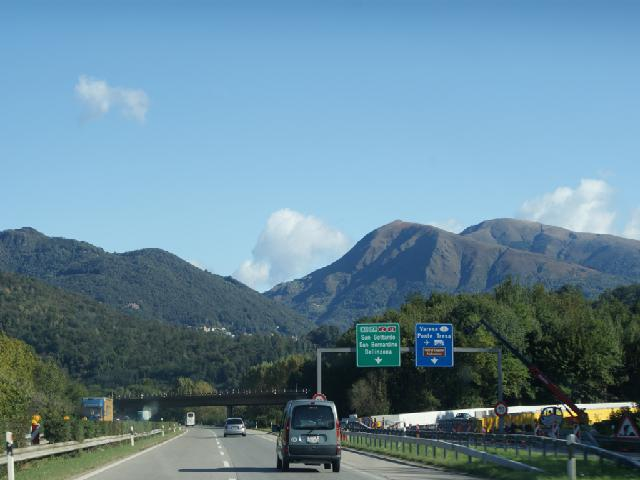
#> input picture image/test.jpg, 640 x 480 px, found by its file name; its folder holds only this picture in this run
$ python generate_train_data.py
#> lines starting #> are read from the running program, lines starting #| are printed output that depends on the picture
import cv2
import os
import numpy as np


def generate_positive_set(img, points, img_f):

    h, w, _ = img.shape

    samples = points[::int(np.ceil(len(points)/343.0))]
    nums = len(samples)

    for i, s in enumerate(samples):

        area = np.zeros((16, 16, 3), np.uint8)

        left_x = s[0] - 7 if s[0] - 7 >=0 else 0
        left_y = s[1] - 7 if s[1] - 7 >=0 else 0
        right_x = s[0] + 8 if s[0] + 8 < h else h-1
        right_y = s[1] + 8 if s[1] + 8 < w else w-1

        crop = img[left_x:right_x+1, left_y:right_y+1]

        area[7-(s[0]-left_x):7+(right_x-s[0])+1, 7-(s[1]-left_y):7+(right_y-s[1])+1] = crop

        # print(area.shape)
        # cv2.imshow("image", area)
        # cv2.waitKey(0)

        cv2.imwrite(os.path.join("./data", "train", "positive", os.path.splitext(img_f)[0]+"_"+str(i)+".png"), area)

    return nums


def generate_negitive_set(img, mask, img_f, num):

    h, w, _ = img.shape

    for i in range(num):

        cen_x = np.random.randint(0, h)
        cen_y = np.random.randint(0, w)

        while mask[cen_x, cen_y] == 255:
            cen_x = np.random.randint(0, h)
            cen_y = np.random.randint(0, w)

        area = np.zeros((16, 16, 3), np.uint8)

        left_x = cen_x - 7 if cen_x - 7 >= 0 else 0
        left_y = cen_y - 7 if cen_y - 7 >= 0 else 0
        right_x = cen_x + 8 if cen_x + 8 < h else h - 1
        right_y = cen_y + 8 if cen_y + 8 < w else w - 1

        crop = img[left_x:right_x + 1, left_y:right_y + 1]

        area[7 - (cen_x - left_x): 7 + (right_x - cen_x)+1, 7 - (cen_y - left_y):7 + (right_y - cen_y)+1] = crop

        cv2.imwrite(os.path.join("./data", "train", "negitive", os.path.splitext(img_f)[0] + "_" + str(i) + ".png"),
                    area)


def mask_to_skyline(mask):
    h, w = mask.shape
    points = []

    for i in range(w):  # 按列扫描
        for j in range(h):
            if mask[j][i] == 255:
                points.append([j, i])  # (高, 宽)

    print(len(points))

    return points


if __name__ == '__main__':

    data_path = "./data/"

    img_files = os.listdir(os.path.join(data_path, "image"))

    for i, img_f in enumerate(img_files):
        print(i, img_f)

        img = cv2.imread(os.path.join(data_path, "image", img_f))
#> img is the input picture: shape (480, 640, 3); mean B, G, R 152.7, 135.6, 102.3
        mask = cv2.imread(os.path.join(data_path, "label", img_f.replace("new", "")), 0)
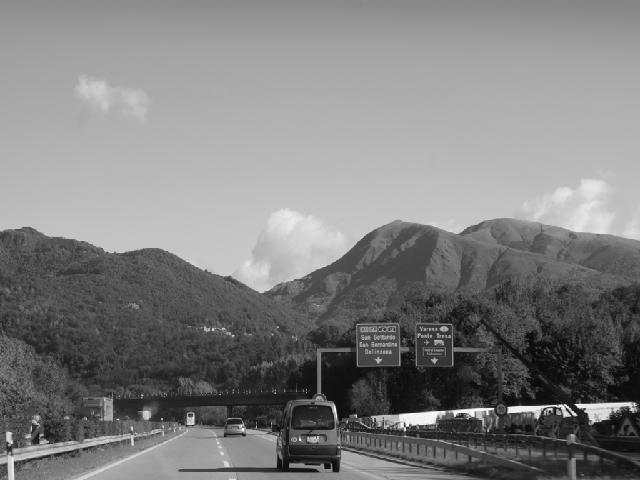
#> mask: shape (480, 640); min 0, max 255, mean 127.6

        points = mask_to_skyline(mask)
#| 16
#> points = [[429, 243], [414, 406], [414, 407], [413, 415], [413, 416], [411, 457], [412, 459], [412, 461], [410, 462], [411, 462], [411, 468], [410, 472], [409, 476], [409, 484], [405, 554], [406, 562]]
        nums = generate_positive_set(img, points, img_f)
#> in generate_positive_set, `samples = points[::int(np.ceil(len(points)/343.0))]`: samples has the same summary as points outside generate_positive_set
#> in generate_positive_set, `nums = len(samples)`: nums = 16
#> the loop in generate_positive_set, `for i, s in enumerate(samples): ` made 16 passes
#> (s, left_x, left_y, right_x, right_y) on passes 1 to 12: ([429, 243], 422, 236, 437, 251), ([414, 406], 407, 399, 422, 414), ([414, 407], 407, 400, 422, 415), ([413, 415], 406, 408, 421, 423), ([413, 416], 406, 409, 421, 424), ([411, 457], 404, 450, 419, 465), ([412, 459], 405, 452, 420, 467), ([412, 461], 405, 454, 420, 469), ([410, 462], 403, 455, 418, 470), ([411, 462], 404, 455, 419, 470), ([411, 468], 404, 461, 419, 476), ([410, 472], 403, 465, 418, 480)
#> nums = 16

        generate_negitive_set(img, mask, img_f, nums)
